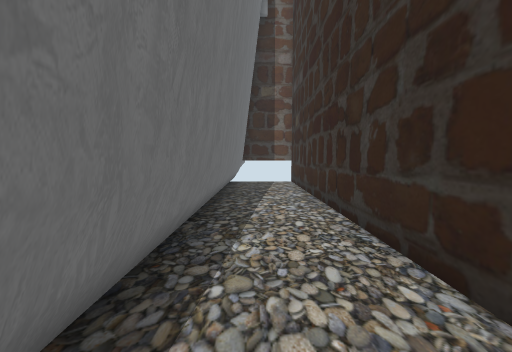
view 1 (above)

16 first-person views from a walk through a scene from a Unity 3-D project. The camera is 1.3 m above the floor, tilts 4° down and sees 90° across. Doors are open. The floor is counted in squares, 1 m on a side. Each view is taken from the middle of a square. On the plan, view 1 faces up. The plan holds only what a view shows up to about 13 squares ahead; the rest is blank. The place goes on beyond the plan. The player is left out. Some surface patterns are stand-ins.

view 2
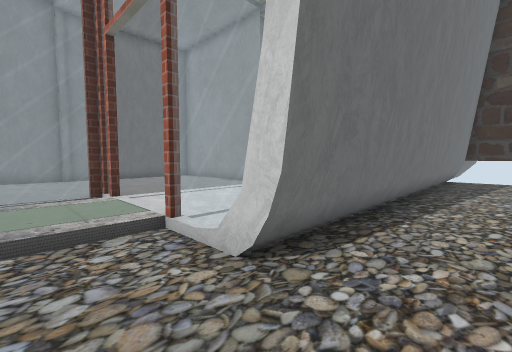

view 3
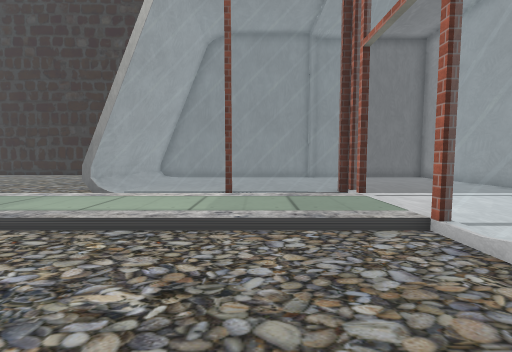

view 4
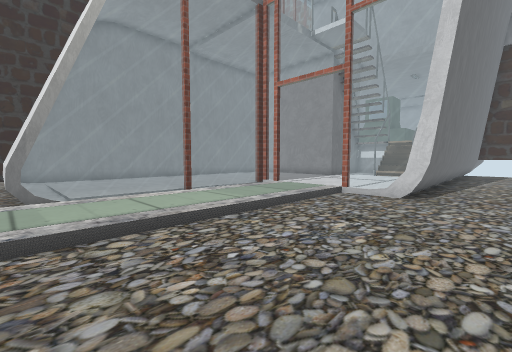

view 5
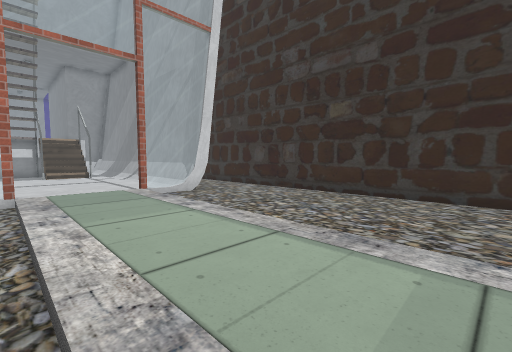

view 6
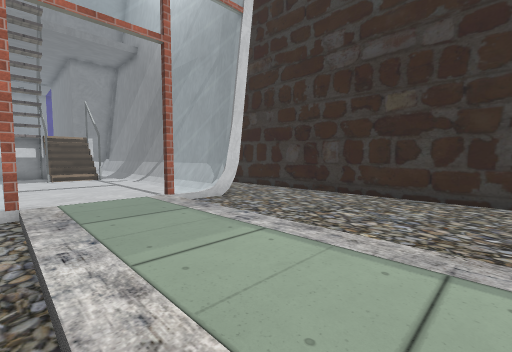

view 7
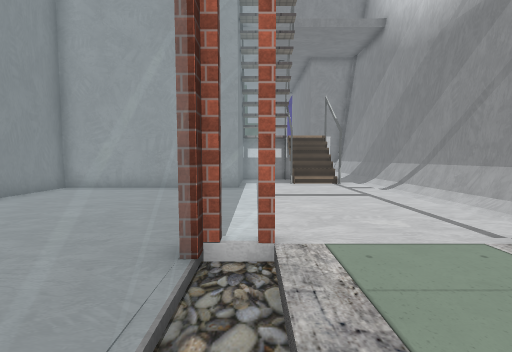

view 8
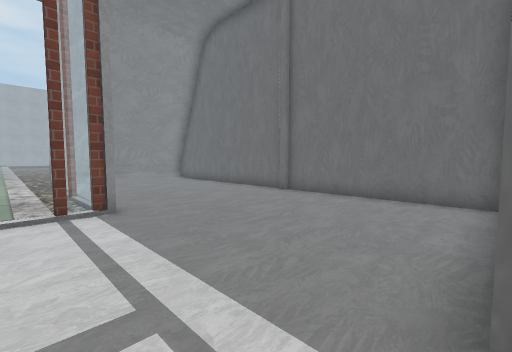

view 9
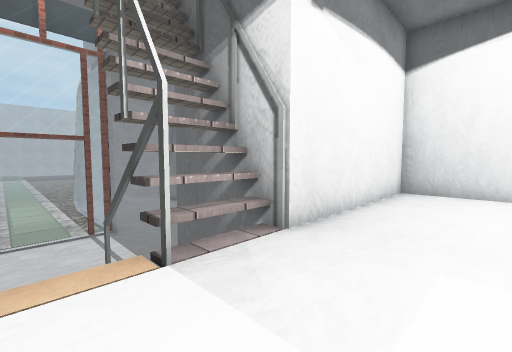

view 10
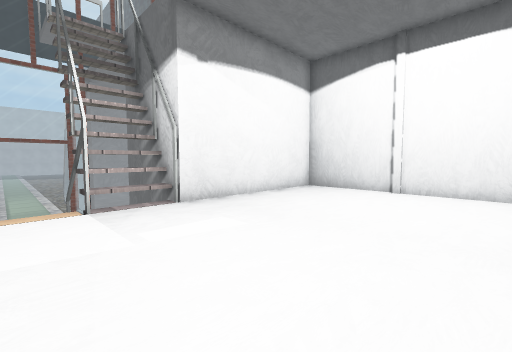

view 11
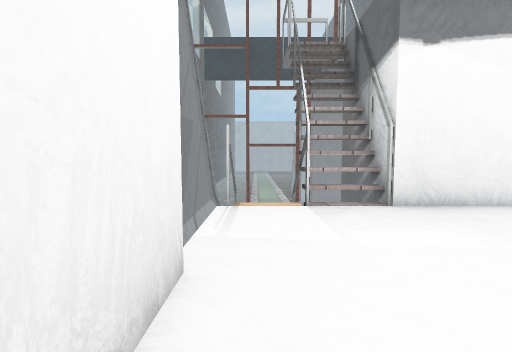

view 12
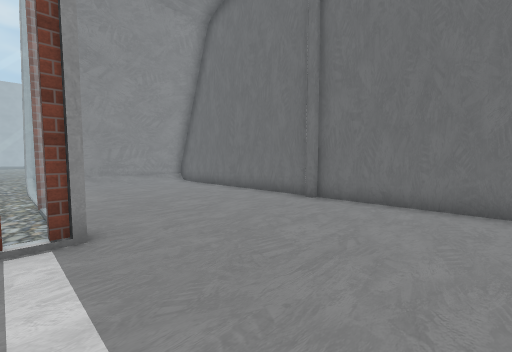

view 13
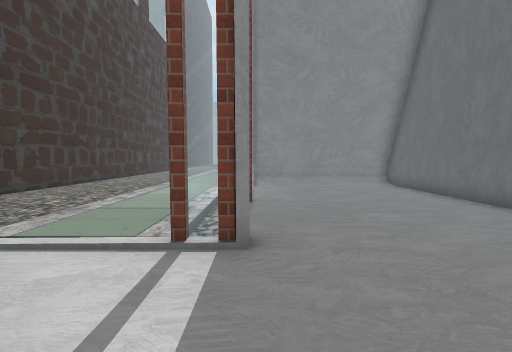

view 14
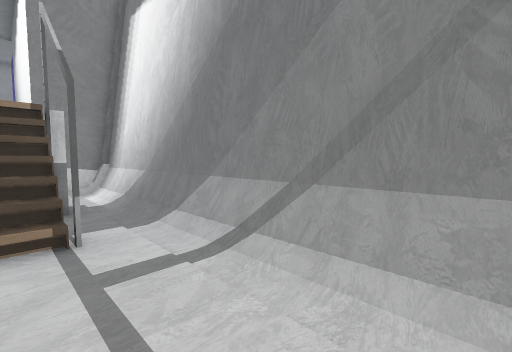

view 15
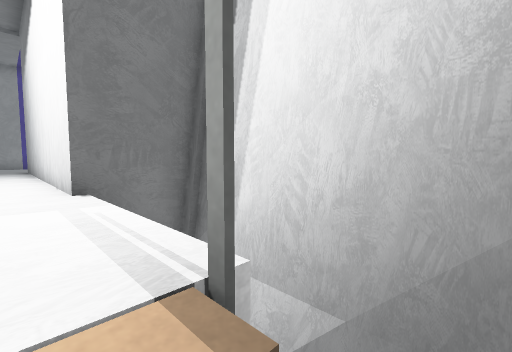

view 16
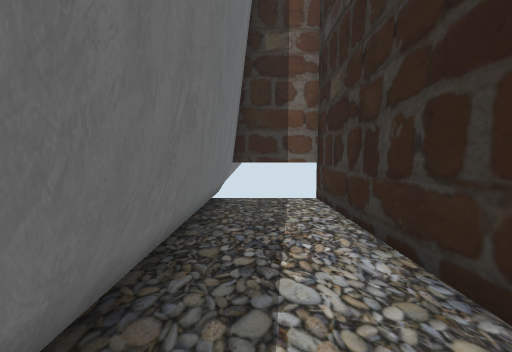

### Floor plan
Key: @ floor where view 1 was taken; # wall or solid block; . main floor; - floor 0.25 m lower than the main floor; : floor 2.25 m higher than the main floor; / step, stairs or slope; D open door; = window, fence, low wall or low ledge; ^ raised ledge.
Columns run from 15 left of view 1 to 2 right of it. Each row starts with its distance up from view 1.
 17 #::::::::: :#
 16 #:::::::::::#
 15 #:::::::::::# ####
 14 ##::::::::::###--#
 13  #:::::::::::-#--#
 12  #:::::::::::-#--#
 11  #:::::::::::-#--#
 10  #^^^^^#//#:#-#--#
  9        #//#/.-#--#
  8        #////#-#--#
  7        #.....-#--#
  6  #######.....-#--#
  5  #...........-#--#
  4  #...........-#--#
  3  #...........-#--#
  2  #...........-#--#
  1  #...........-#--#
  0  #...........-#@-#
 -1 ##.....#=DDD==#--#
 -2 #......=/...-----#
 -3 #......=/...-----#
 -4 #......=/...-----#
 -5 #......=/...-----#
 -6 #......=/...-----#
 -7 #......=/...-----#
 -8 #......=/...-----#
 -9 #.-----=/...-----#
-10 ########/...-----#

Where each view was taken, in squares from view 1:
view 1: 0 up, 0 right, facing up
view 2: 3 down, 1 right, facing up-left
view 3: 4 down, 1 right, facing left
view 4: 10 down, 1 right, facing up-left
view 5: 10 down, 7 left, facing up-right
view 6: 8 down, 7 left, facing up-right
view 7: 4 down, 7 left, facing up
view 8: 6 up, 6 left, facing down-left
view 9: 13 up, 4 left, facing down-left
view 10: 17 up, 4 left, facing down-left
view 11: 17 up, 4 left, facing down
view 12: 4 up, 7 left, facing down-left
view 13: 3 up, 8 left, facing down
view 14: 3 up, 4 left, facing up-right
view 15: 9 up, 4 left, facing up-right
view 16: 6 up, 0 right, facing up
